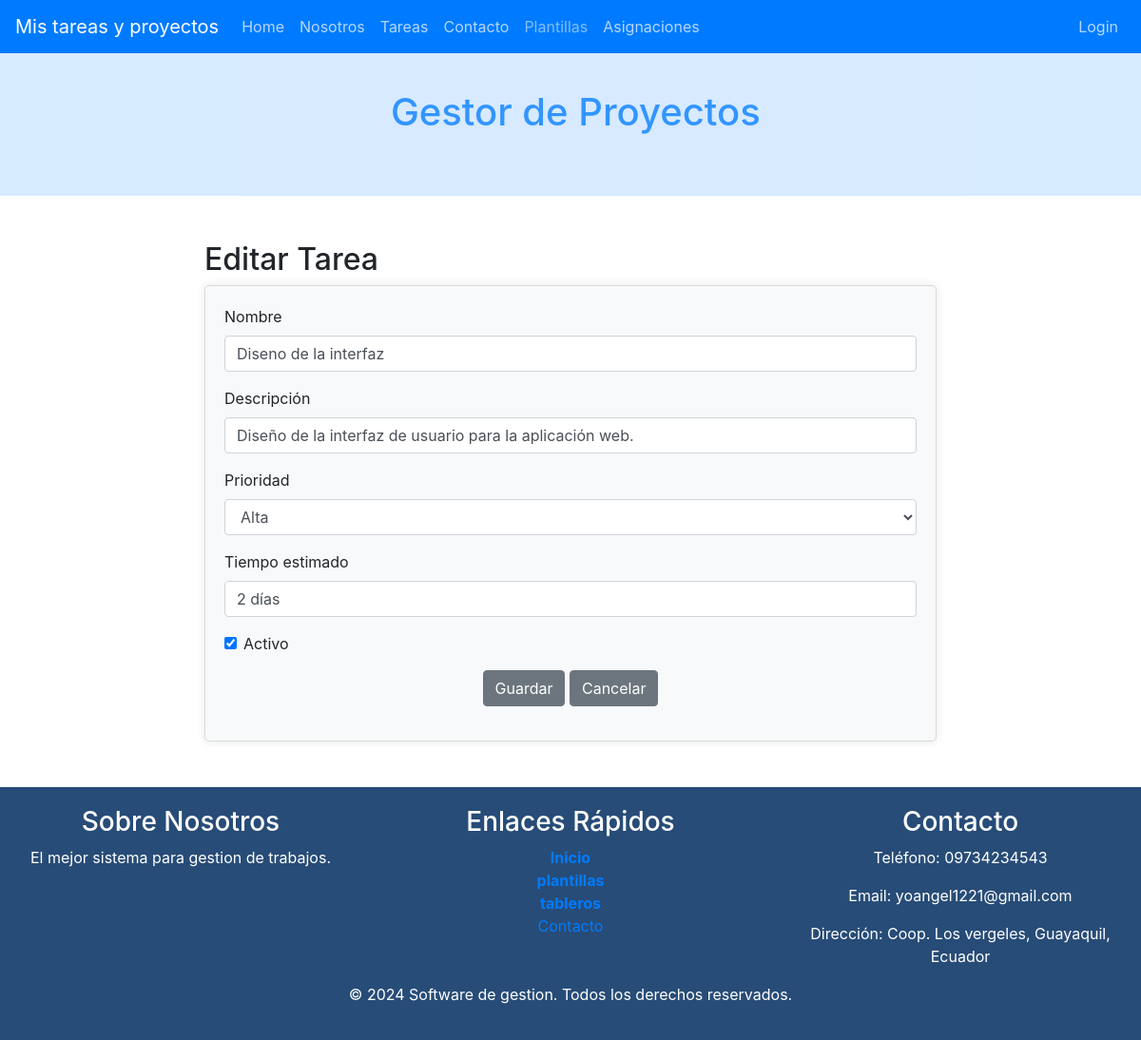
The app's page /index.php?c=tareas&f=view_edit&id=1 with its own data.
### tables this page shows
CREATE TABLE IF NOT EXISTS Tareas (
    id INT AUTO_INCREMENT PRIMARY KEY,
    nombre VARCHAR(255) NOT NULL,
    descripcion TEXT,
    tiempo_estimado VARCHAR(50),
    prioridad ENUM('Baja', 'Media', 'Alta'),
    fecha_creacion TIMESTAMP DEFAULT CURRENT_TIMESTAMP,
    proyecto_id INT,
    estado int(1) NOT NULL DEFAULT 1,
    FOREIGN KEY (proyecto_id) REFERENCES Proyectos(id)
);

### controller/TareasController.php (called while the page is built, shortened)
<?php
require_once 'model/dao/TareasDAO.php';
class TareasController {
    private $model;
    public function __construct() {
        $this->model = new TareasDAO();
    }
    public function view_edit(){
        $id= $_GET['id'];
        $tareas = $this->model->selectOne($id);
        $titulo="Editar Tarea";
        require_once VTAREAS.'edit.php';
    }
}

### index.php (called while the page is built, shortened)
    <?php
        $funcion = (!empty($_REQUEST['f']))?htmlentities($_REQUEST['f']):FUNCION_PRINCIPAL;
        $cont = new  $controlador();
        $cont->$funcion();
?>

### config/Conexion.php (called while the page is built)
<?php
class Conexion {
    public static function getConexion() {
         $dsn = 'mysql:host=localhost;port=3307;dbname=' . DBNAME;
        $conexion = null;
        try {
            $conexion = new PDO($dsn, DBUSER, DBPASSWORD);
             $conexion->setAttribute(PDO::ATTR_ERRMODE, PDO::ERRMODE_EXCEPTION);
        } catch (Exception $e) {
            echo $e;
            die("error " . $e->getMessage());
        }
        return $conexion;
    }
}

### model/dao/TareasDAO.php (called while the page is built, shortened)
<?php
require_once 'config/Conexion.php';
class TareasDAO {
    private $con;
    public function __construct() {
        $this->con = Conexion::getConexion();
    }
    public function selectOne($id) {
        $sql = "select * from tareas where ".
        "id =:id";
        $stmt = $this->con->prepare($sql);
        $data = ['id' => $id];
        $stmt->execute($data);
        $tareas = $stmt->fetch(PDO::FETCH_ASSOC);
        return $tareas;
    }
}
?>

### view/tareas/tareas.edit.php (the view, shortened to what this page needs)
<div class="container mt-5 mb-5">
    <h2><?php echo $titulo ?></h2>
    <div class="card cuerpo">
        <form action="index.php?c=tareas&f=edit" method="POST" name="formProdNuevo" id="formProdNuevo">
            <div class="form-group">
                <label for="nombre">Nombre</label>
                <input type="text" name="nombre" id="nombre" value="<?php echo $tareas['nombre']; ?>" class="form-control" placeholder="Nombre de la tarea" required>
            </div>
            <div class="form-group">
                <label for="descripcion">Descripción</label>
                <input type="text" name="descripcion" id="descripcion" value="<?php echo $tareas['descripcion']; ?>" class="form-control" placeholder="Descripción de la tarea" required>
            </div>
            <div class="form-group">
                <label for="prioridad">Prioridad</label>
                <select name="prioridad" id="prioridad" class="form-control" required>
                    <option value="alta" <?php echo ($tareas['prioridad'] == 'alta') ? 'selected' : ''; ?>>Alta</option>
                </select>
            </div>
            <div class="form-group">
                <label for="estimado">Tiempo estimado</label>
                <input type="text" name="estimado" id="estimado" value="<?php echo $tareas['tiempo_estimado']; ?>" class="form-control" placeholder="Tiempo estimado" required>
            </div>
            <div class="form-group form-check">
                <input type="checkbox" id="estado" name="estado" value="1" class="form-check-input" <?php echo ($tareas['estado'] == 1) ? 'checked' : ''; ?>>
                <label for="estado" class="form-check-label">Activo</label>
            </div>
            <div class="form-group text-center">
                <button type="submit" class="btn btn-gris" onclick="if (!confirm('¿Está seguro de modificar la tarea?')) return false;">Guardar</button>
                <a href="index.php?c=tareas&f=index" class="btn btn-gris">Cancelar</a>
            </div>
        </form>
    </div>
</div>

### view/tareas/tareas.edit.php (style rules this page uses)
.btn-gris { background-color: #6c757d; border-color: #6c757d; color: white; }
.container { max-width: 800px; margin: 0 auto; padding: 0 15px; }
.cuerpo { padding: 20px; background-color: #f8f9fa; border-radius: 5px; box-shadow: 0 0 10px rgba(0, 0, 0, 0.1); }
.mt-5 { margin-top: 3rem !important; }
.mb-5 { margin-bottom: 3rem !important; }

### records on screen
tareas: nombre "Diseno de la interfaz", descripcion "Diseño de la interfaz de usuario para la aplicación web.", estimado "2 días", estado "☑"

### other values on screen
$titulo "Editar Tarea"
